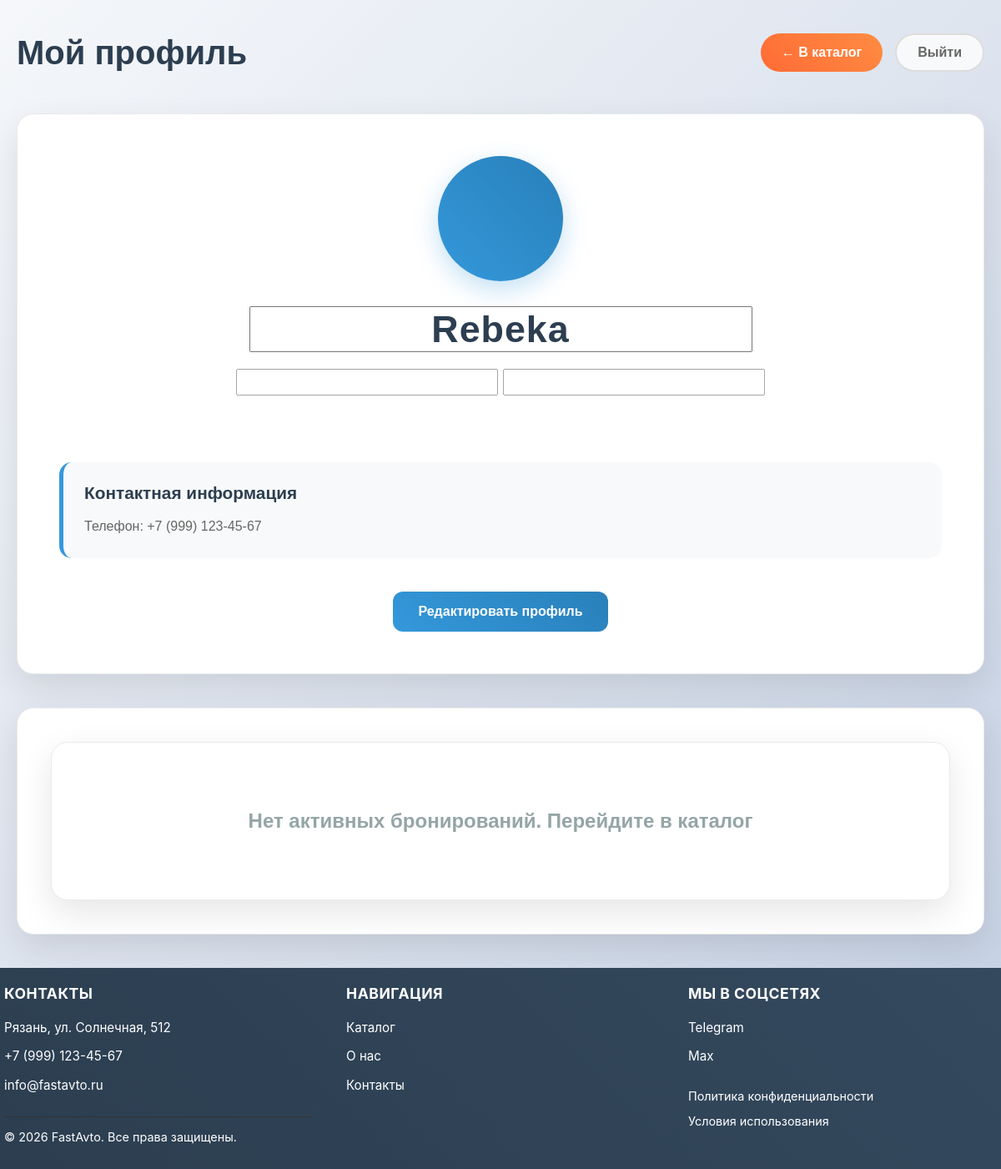
Before: /users/profile/ (signed in) with the older database file.
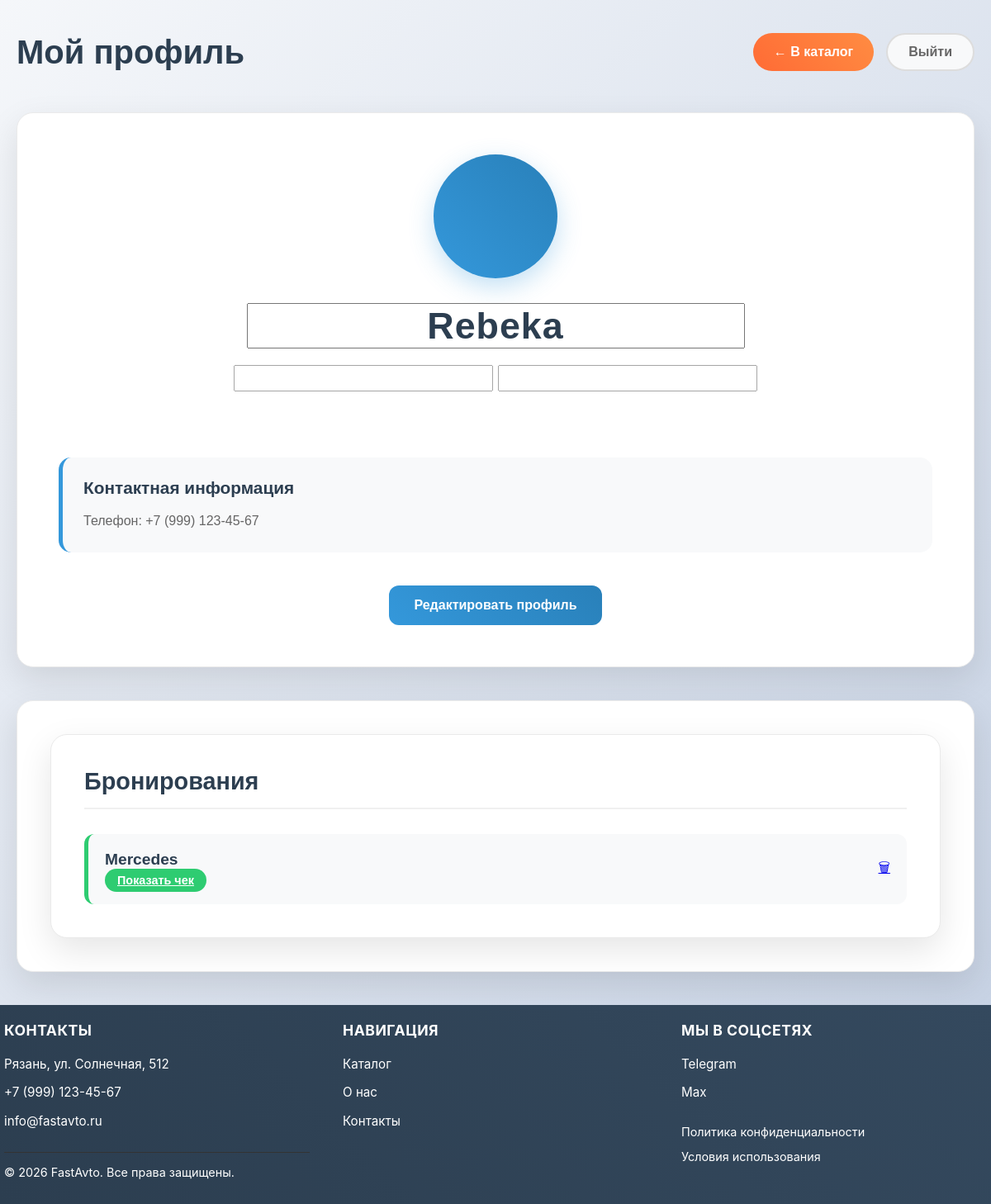
After: the same page with the newer database file.
### cars/models.py (models this page shows, shortened)
class Basket(models.Model):
    user = models.ForeignKey(User, on_delete=models.CASCADE)
    car = models.ForeignKey(Car, on_delete=models.CASCADE)
    quantity = models.PositiveIntegerField(default=1)
    created_timestamp = models.DateTimeField(auto_now_add=True)

class Car(models.Model):
    objects = None
    name = models.CharField(max_length=100)
    image = models.ImageField(upload_to='cars/')
    description = models.TextField(blank=True)
    short_description = models.TextField(max_length=200, blank=True)
    price = models.DecimalField(max_digits=8, decimal_places=2)
    quantity = models.PositiveIntegerField(default=1)
    category = models.ForeignKey(CarCategory, on_delete=models.PROTECT)

### users/views.py (the view)
# urls.py: path('profile/', profile, name='profile'),
@login_required()
def profile(request):
    if request.method == 'POST':
        form = UserProfileForm(request.POST, instance=request.user)
        if form.is_valid():
            form.save()
            messages.success(request, message='Ваш профиль создан')
            return HttpResponseRedirect(reverse('users:profile'))
    else:
        form = UserProfileForm(instance=request.user)
    baskets = Basket.objects.filter(user=request.user)
    context = {
        'form': form,
        'baskets': baskets,
    }
    return render(request, 'users/profile.html', context)

### users/forms.py
class UserProfileForm(UserChangeForm):
    username = forms.CharField(widget=forms.TextInput(attrs={'readonly': True, 'class': 'profile-nickname'}))
    first_name = forms.CharField(widget=forms.TextInput(attrs={'class': 'profile-fullname'}))
    last_name = forms.CharField(widget=forms.TextInput(attrs={'class': 'profile-fullname'}))
    class Meta:
        model = User
        fields = ('first_name', 'last_name', 'username')

### users/templates/users/profile.html (shortened to what this page needs)
{% extends "cars/base.html" %}
{% load static %}
{% block css %}
<link rel="stylesheet" href="{% static 'css/profile.css' %}">
{% endblock %}
{% block content %}
<div class="profile-container">
    <div class="profile-header">
        <h1 class="profile-title">Мой профиль</h1>
        <div class="header-buttons">
            <a href="{% url 'cars:index' %}" class="home-button">
                ← В каталог
            </a>
            <a href="{% url 'users:login' %}" class="logout-button">
                Выйти
            </a>
        </div>
    </div>
    <form method="post" action="{% url 'users:profile' %}">
        <div class="profile-info-card">
            <div class="profile-avatar">
            </div>
            <h2 class="profile-nickname">
                {{ form.username }}
            </h2>
            <p class="profile-fullname">
                {{ form.first_name}}
                {{ form.last_name }}
            </p>
            <div class="profile-details">
                <div class="detail-card">
                    <h3>Контактная информация</h3>
                    <p>Телефон: +7 (999) 123-45-67</p>
                </div>
            </div>
            <div class="profile-actions">
                <button class="action-button edit-button">
                    Редактировать профиль
                </button>
            </div>
        </div>
    </form>
    <div class="bookings-section">
        {% include "cars/basket.html" %}
    </div>
</div>
{% endblock %}

### cars/templates/cars/basket.html (shortened to what this page needs)
{% if baskets %}
<div class="bookings-section">
    <h2 class="section-title">Бронирования</h2>
    <div class="bookings-list">
        {% for basket in baskets %}
        <div class="bookings-list">
            <div class="booking-item">
                <div class="booking-car">
                    <h4>{{ basket.car.name }}</h4>
                    <a href="{% url 'cars:cheque' basket.car.id %}" class="booking-status">Показать чек</a>
                </div>
                <a href="{% url 'cars:basket_delete' basket.id %}">🗑</a>
            </div>
        </div>
    </div>
    {% endfor %}
</div>
{% else %}
<div class="bookings-section">
    <div class="empty-state">
        <h2>Нет активных бронирований. Перейдите в каталог</h2>
    </div>
</div>
{% endif %}

Changed rows visible on the page:
added Basket: car.name "Mercedes"
Other visible differences:
text no longer shown: "Нет активных бронирований. Перейдите в каталог"
text now shown: "Бронирования"
